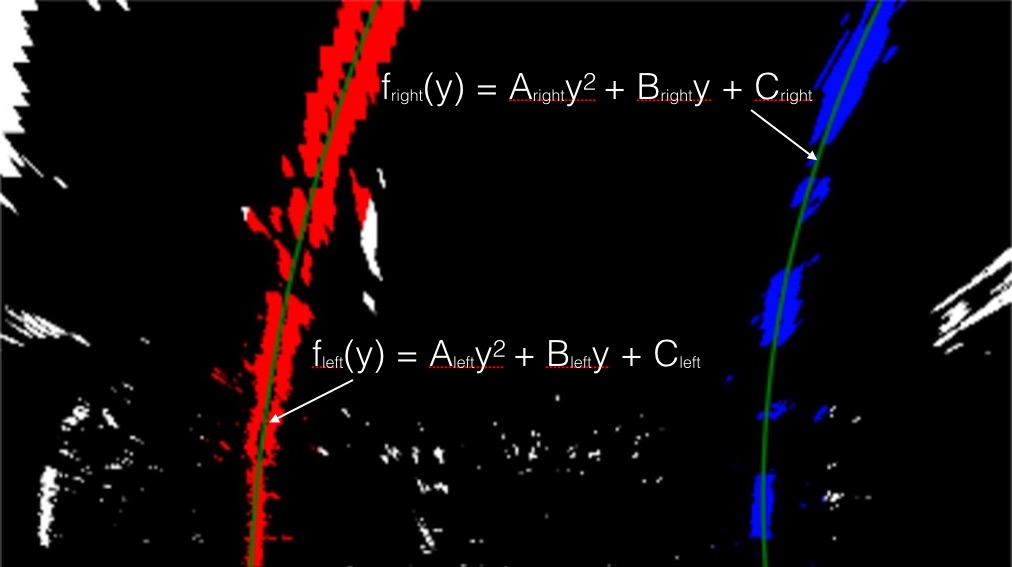
#> input picture examples/color_fit_lines.jpg, 1012 x 567 px
$ python -i project_lanelines_1.py   (imports and definitions only)   (older library calls are emulated)
#> lines starting #> are read from the running program, lines starting #| are printed output that depends on the picture; after the words box and inside, x2 and y2 are one past the last pixel; in counts of white or black regions, pixels touching at a corner belong together
import os
import numpy as np
import cv2
import matplotlib.pyplot as plt
import matplotlib.image as mpimg
import glob
import pickle

import moviepy
import imageio
from moviepy.editor import VideoFileClip


# [1 line not run here, left out]
# [1 line that did not run here, left out]
# [1 line that did not run here, left out]
# [1 line that did not run here, left out]
# [1 line that did not run here, left out]

# Thresholding functions
# since we have evaludated earlier that HLS gives good image filtering results
# only included the relevant thresholding functions from "pipeline.ipynb"
def lightness_select(img, thresh = (120,255)):
    # 1. Convert to hls colorspace
    hls = cv2.cvtColor(img, cv2.COLOR_RGB2HLS)
    # 2. Apply threshold to s channel
    l_channel = hls[:,:,1]
    # 3. Create empty array to store the binary output and apply threshold
    lightness_image = np.zeros_like(l_channel)
    lightness_image[(l_channel > thresh[0]) & (l_channel <= thresh[1])] = 1
    return lightness_image

def saturation_select(img, thresh = (100,255)):
    # 1. convert to hls colorspace
    hls = cv2.cvtColor(img, cv2.COLOR_RGB2HLS)
    # 2. apply threshold to s channel
    s_channel = hls[:,:,2]
    # 3. create empty array to store the binary output and apply threshold
    sat_image = np.zeros_like(s_channel)
    sat_image[(s_channel > thresh[0]) & (s_channel <= thresh[1])] = 1
    return sat_image

def abs_sobel_thresh(img, orient = 'x', sobel_kernel = 3, thresh = (0,255)):
    # 1. Applying the Sobel depending on x or y direction and getting the absolute value
    if (orient == 'x'):
        abs_sobel = np.absolute(cv2.Sobel(img, cv2.CV_64F, 1, 0, ksize = sobel_kernel))
    if (orient == 'y'):
        abs_sobel = np.absolute(cv2.Sobel(img, cv2.CV_64F, 0, 1, ksize = sobel_kernel))
    # 2. Scaling to 8-bit and converting to np.uint8
    scaled_sobel = np.uint8(255*abs_sobel/np.max(abs_sobel))
    # 3. Create mask of '1's where the sobel magnitude is > thresh_min and < thresh_max
    sobel_image = np.zeros_like(scaled_sobel)
    sobel_image[(scaled_sobel >= thresh[0]) & (scaled_sobel <= thresh[1])] = 1
    return sobel_image

### Combined Thresholding Function
def combined_threshold(img):
    # convert to hls format and extract channels
    hls = cv2.cvtColor(img, cv2.COLOR_RGB2HLS)
#> hls: shape (567, 1012, 3); mean of channels 0, 1, 2 15.3, 13.6, 37.6
    s_channel = hls[:,:,2]
    l_channel = hls[:,:,1]
    # convert image to grayscale
    gray = cv2.cvtColor(img, cv2.COLOR_RGB2GRAY)
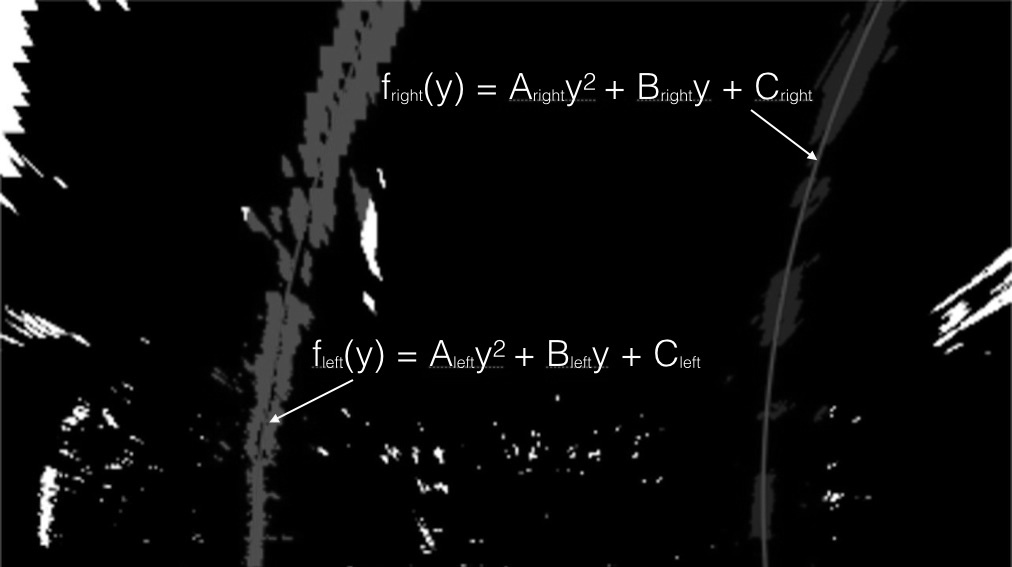
#> gray: shape (567, 1012); min 0, max 255, mean 10.8
    # applying thresholding and storing different filtered images
    l_binary = lightness_select(img, thresh = (120, 255))
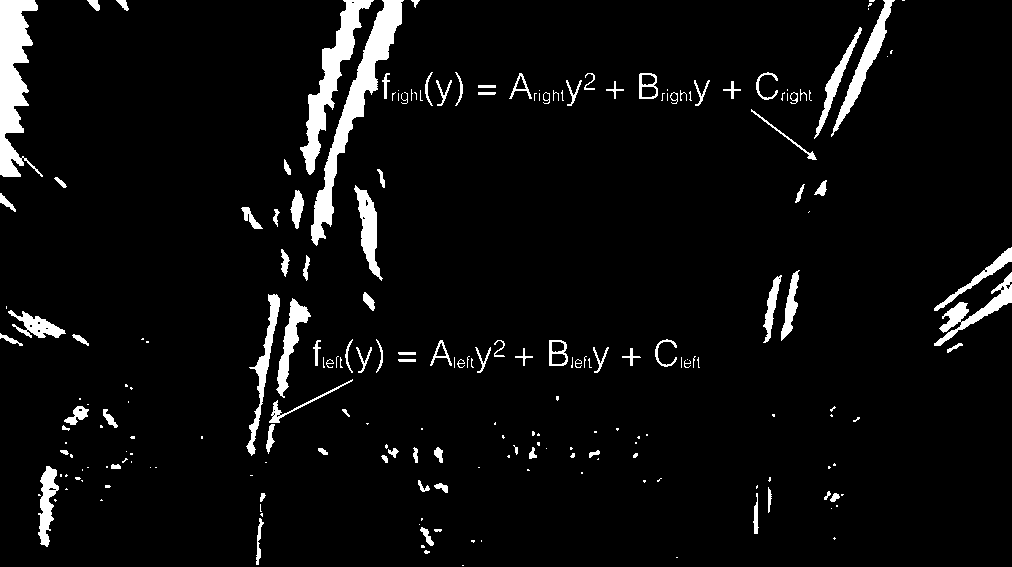
#> l_binary: shape (567, 1012); values 0 (black) and 1 (white), 5.2% white; 216 white regions (118 under 20 px), largest, box (x1, y1, x2, y2) and area: (311, 0, 404, 246) 4255, (0, 0, 43, 177) 4007, (300, 0, 374, 175) 3078
    s_binary = saturation_select(img, thresh = (100, 255))
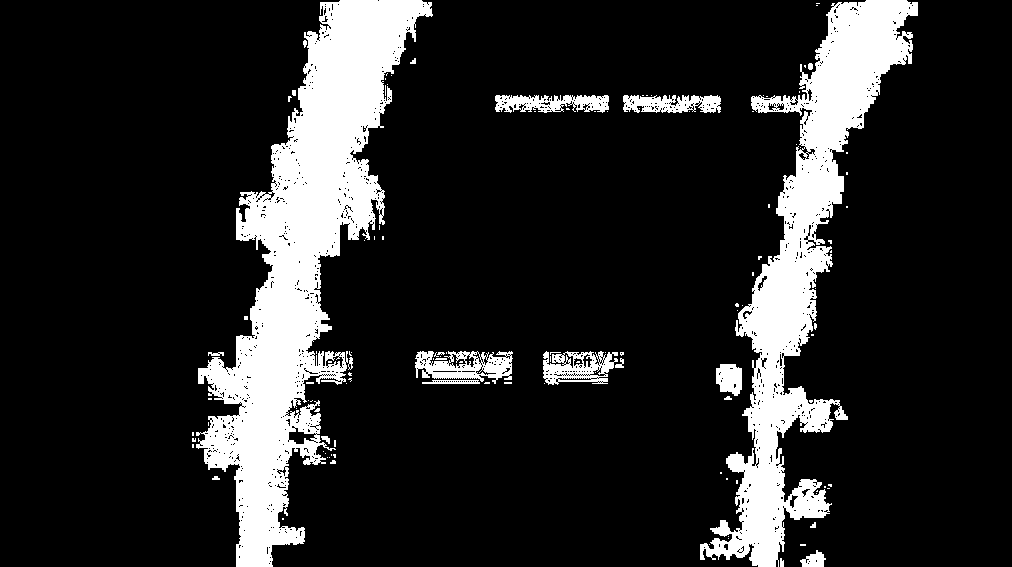
#> s_binary: shape (567, 1012); values 0 (black) and 1 (white), 15.5% white; 120 white regions (98 under 20 px), largest, box (x1, y1, x2, y2) and area: (196, 0, 433, 567) 47231, (700, 0, 918, 567) 33444, (415, 351, 513, 384) 1869
    ksize = 9
    gradx = abs_sobel_thresh(s_channel, orient='x', sobel_kernel=ksize, thresh=(20, 100))
#> in abs_sobel_thresh, `abs_sobel = np.absolute(cv2.Sobel(img, cv2.CV_64F, 1, 0, ksize = sobel..`:
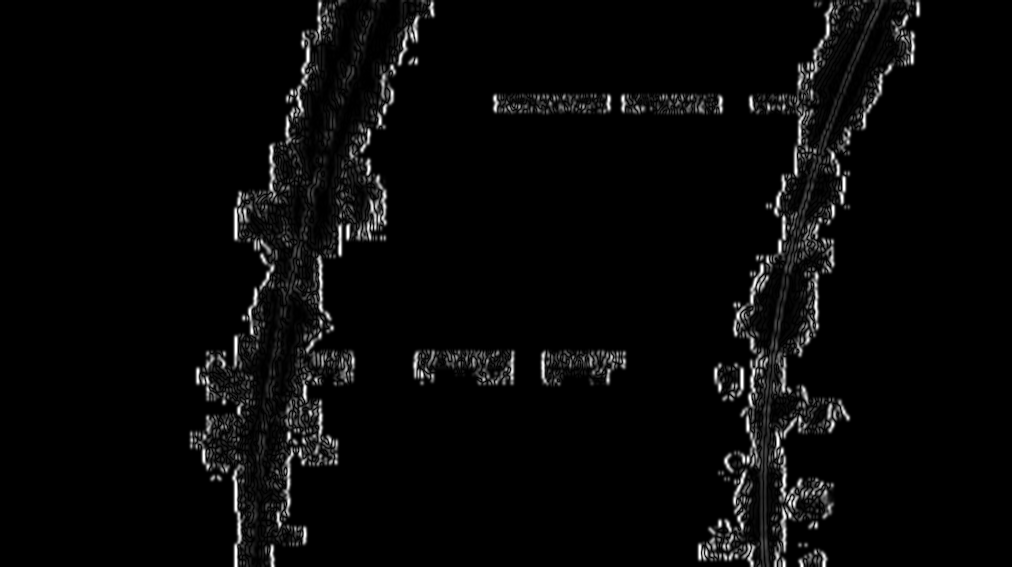
#> abs_sobel: shape (567, 1012) float64; min 0, max 2284800, mean 73471.1; drawn with min black and max white
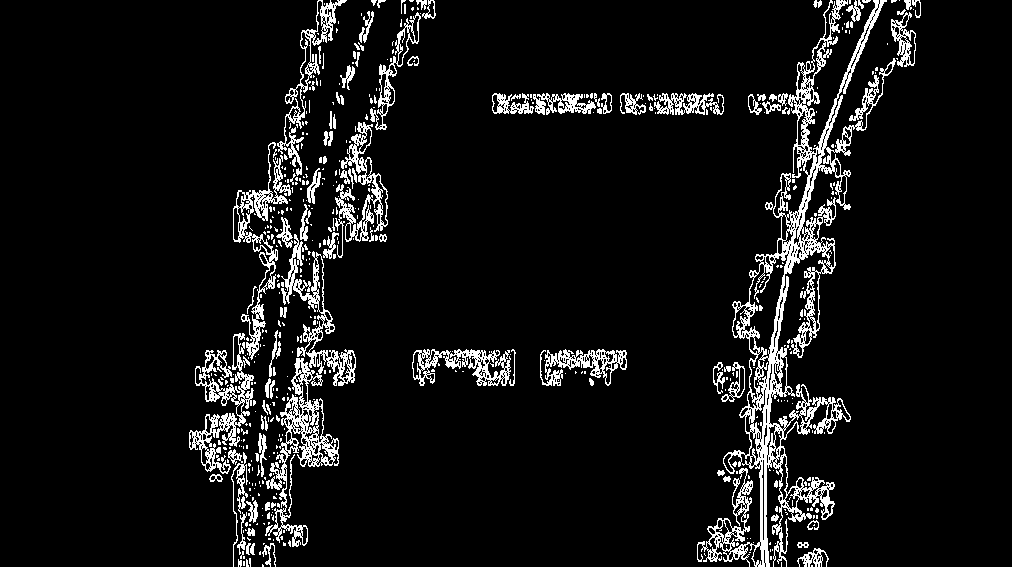
#> gradx: shape (567, 1012); values 0 (black) and 1 (white), 7.6% white in thin lines or dots, all inside (x1, y1, x2, y2) = (189, 0, 921, 567)
    # creating an empty binary image
    combined_binary = np.zeros_like(s_binary)
    combined_binary[((gradx == 1) | (s_binary == 1)) & ((l_binary == 1) & (s_binary == 1))] = 1
    # apply region of interest mask
    height, width = combined_binary.shape
    mask = np.zeros_like(combined_binary)
    region = np.array([[0, height-1], [int(width/2), int(height/2)], [width-1, height-1]], dtype=np.int32)
    cv2.fillPoly(mask, [region], 1)
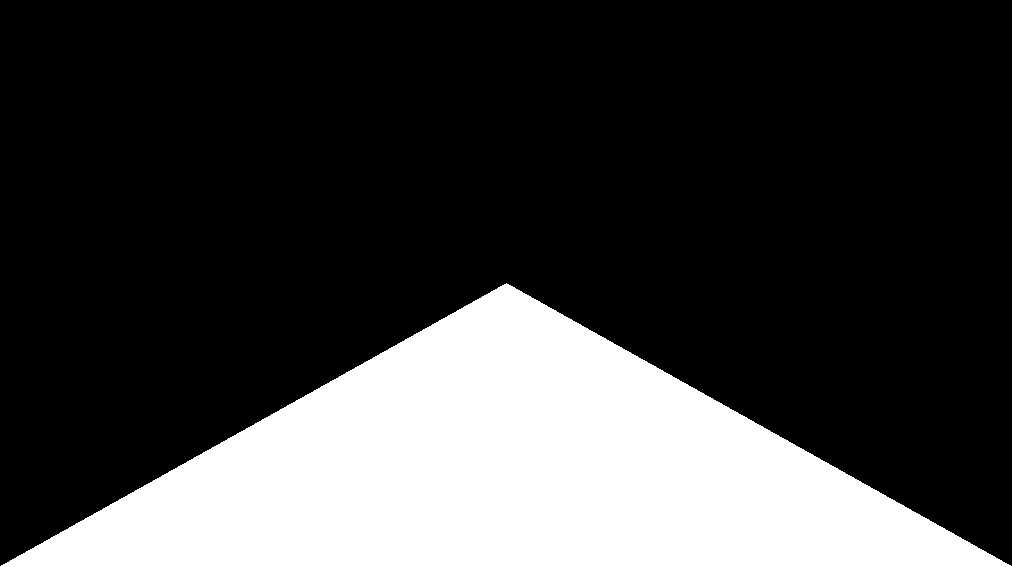
#> mask: shape (567, 1012); values 0 (black) and 1 (white), 25.1% white; 1 white region, box (x1, y1, x2, y2) and area: (0, 283, 1012, 567) 144068
    masked_binary = cv2.bitwise_and(combined_binary, mask)
#> combined_binary: shape (567, 1012); values 0 (black) and 1 (white), 2.7% white; 127 white regions (97 under 20 px), largest, box (x1, y1, x2, y2) and area: (311, 0, 404, 246) 4255, (300, 0, 374, 175) 3078, (831, 0, 895, 137) 1471
    return masked_binary

# function for applying perspective view on the masked thresholded images
# [170 lines left out: functions perspective_view, advanced_lanelines, not called in this run]


# define variables needed in the global scope
previous_left_fit = None
previous_right_fit = None

# initialize empty 1*3 empty arrays for calculating the storing lane fit data of previous frames
prev_left_fits = np.empty([1,3])
prev_right_fits = np.empty([1,3])

# intitialize the average left and right fit empty lists - these will be updated in every iteration
average_left_fit = []
average_right_fit = []

# initialize list for storing past radius measurements
past_radii = [0, 0, 0, 0, 0]

# frame number of the video stream (not necessary)
frame = 1

# import the lanelines class
from class_lanelines_1 import LaneLines


# COMMENT OUT THIS SETION TO RUN ON IMAGES
# video pipeline
video_binary_output = 'project-video-output.mp4'
# [1 line that did not run here, left out]
# [1 line that did not run here, left out]
# [1 line not run here, left out]


# UNCOMMENT THIS SECTION TO RUN ON IMAGES
'''
# image pipeline - run for two successive images"

test_image = mpimg.imread("test_images/test2.jpg")
lane_image = advanced_lanelines(test_image)
plt.imshow(lane_image)
plt.show()

test_image2 = mpimg.imread("test_images/test6.jpg")
lane_image2 = advanced_lanelines(test_image2)
plt.imshow(lane_image2)
plt.show()
'''

>>> import cv2
>>> picture = cv2.cvtColor(cv2.imread('examples/color_fit_lines.jpg'), cv2.COLOR_BGR2RGB)
>>> result = combined_threshold(picture)
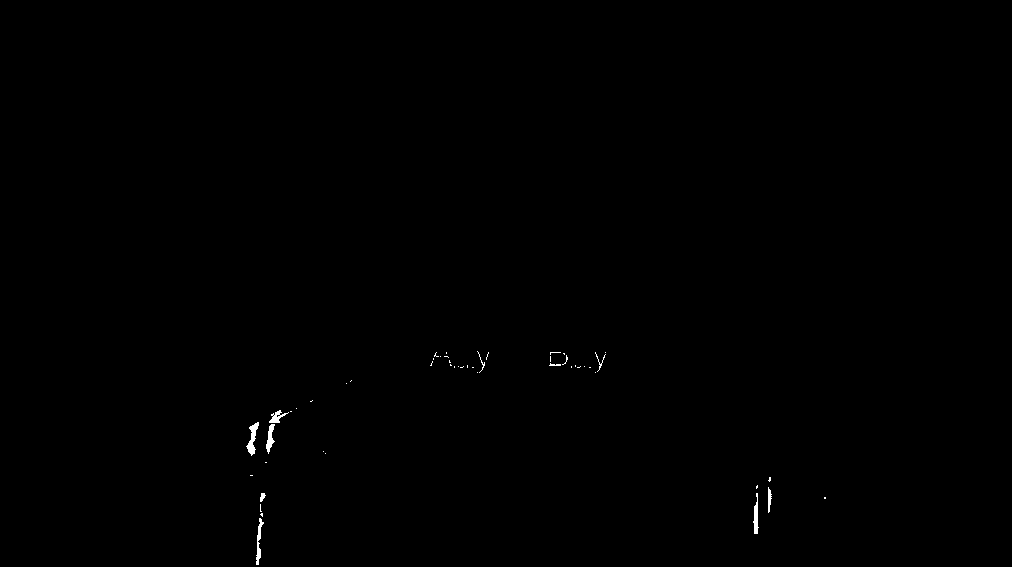
#> result: shape (567, 1012); values 0 (black) and 1 (white), 0.19% white; 50 white regions (40 under 20 px), largest, box (x1, y1, x2, y2) and area: (246, 422, 259, 456) 188, (256, 518, 264, 565) 151, (266, 424, 275, 454) 138

$ run again, on examples/sliding-boxes-lanelines.png
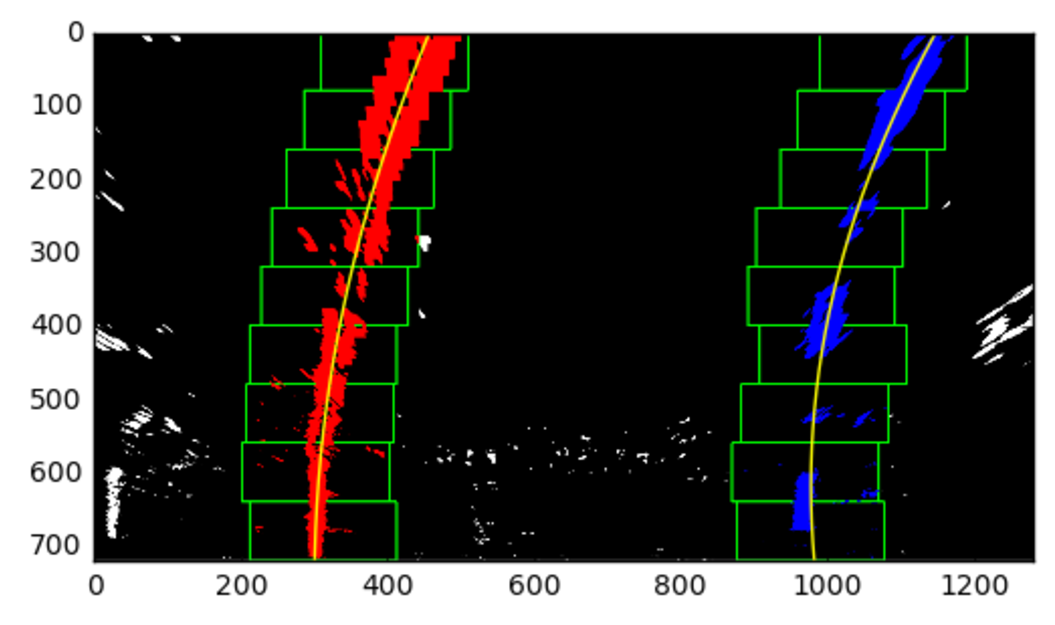
#> input picture examples/sliding-boxes-lanelines.png, 1055 x 625 px
#> hls: shape (625, 1055, 3); mean of channels 0, 1, 2 4.3, 68.8, 22.4
#> in combined_threshold, `l_binary = lightness_select(img, thresh = (120, 255))`:
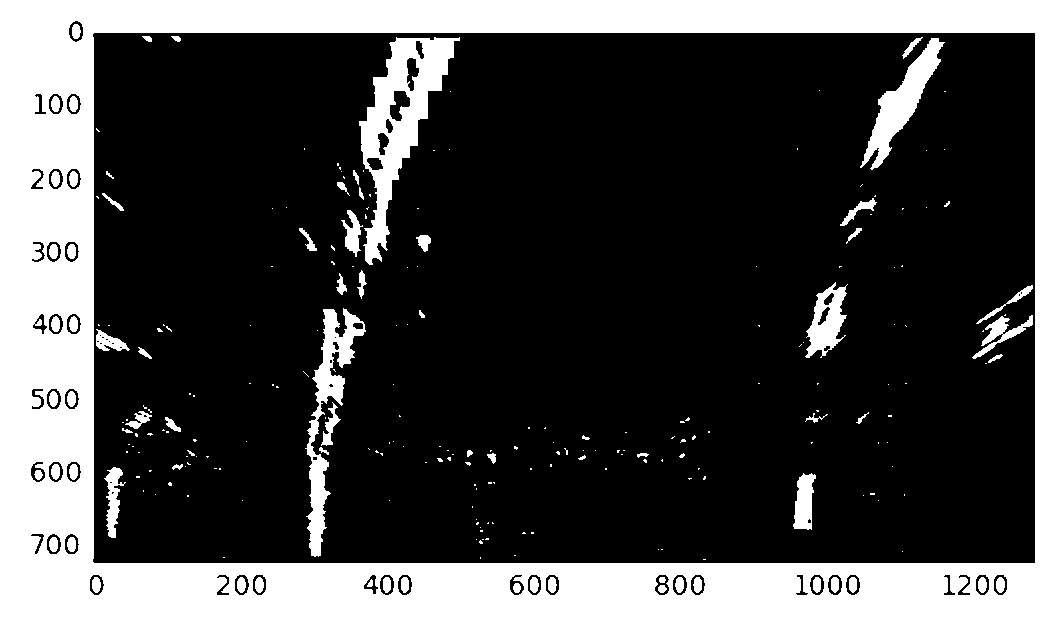
#> l_binary: shape (625, 1055); values 0 (black) and 1 (white), 27.2% white; 249 white regions (173 under 20 px), largest, box (x1, y1, x2, y2) and area: (0, 0, 1055, 625) 152485, (359, 37, 460, 265) 7977, (305, 308, 366, 557) 4055
#> s_binary: shape (625, 1055); values 0 (black) and 1 (white), 8.9% white; 31 white regions (6 under 20 px), largest, box (x1, y1, x2, y2) and area: (240, 35, 471, 562) 33044, (727, 35, 969, 562) 23688, (333, 157, 354, 202) 385
#> gradx: shape (625, 1055); values 0 (black) and 1 (white), 3.3% white in thin lines or dots, all inside (x1, y1, x2, y2) = (237, 33, 972, 563)
#> mask: shape (625, 1055); values 0 (black) and 1 (white), 25.1% white; 1 white region, box (x1, y1, x2, y2) and area: (0, 312, 1055, 625) 165479
#> combined_binary: shape (625, 1055); values 0 (black) and 1 (white), 3% white; 98 white regions (76 under 20 px), largest, box (x1, y1, x2, y2) and area: (359, 37, 460, 265) 7977, (305, 308, 366, 557) 4055, (860, 38, 945, 168) 2946
#> `result = combined_threshold(picture)`:
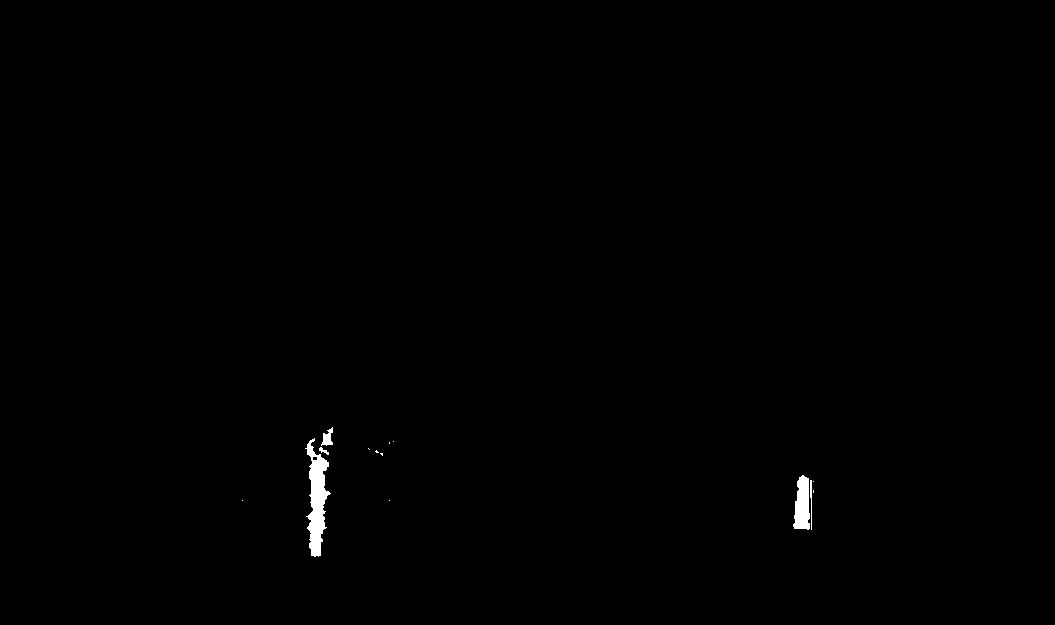
#> result: shape (625, 1055); values 0 (black) and 1 (white), 0.37% white; 14 white regions (9 under 20 px), largest, box (x1, y1, x2, y2) and area: (305, 438, 331, 557) 1522, (793, 475, 810, 530) 695, (321, 427, 333, 446) 128, (810, 480, 812, 530) 68, (319, 447, 329, 455) 35
